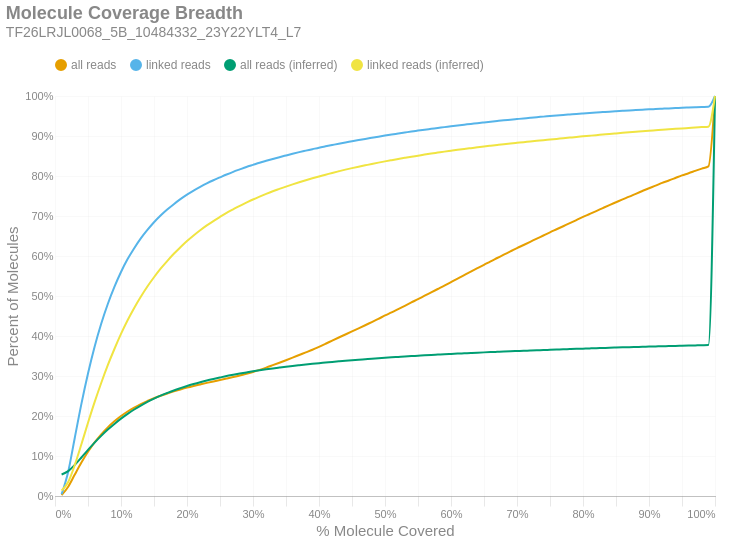

Write notebook code for a chart like this one.
### Markdown cell above
### Molecule Read Coverage
This chart shows molecule coverage breadth as computed by the number of bases aligned to that molecule. In other words, "*how much of each unique long molecule is actually sequenced/aligned?*" Keep in mind there is a distinction between sequences and alignments, since some sequences belonging to a particular molecule may not align well and wouldn't appear in the alignment data. This chart also shows molecule coverage breadth as computed by the *inferred fragment* from which the aligned sequences originate. Unlike read coverage, this calculation takes into account the total insert size, including unsequenced gaps between the forward and reverse reads. Like the previous figures, these are cumulative percents.

### Code cell
if SKIPLR:
    print_html(f"Skipped")
else:
    binned_df = consolidated_hist(valids['coverage_bp'], mask, 0.01, True)
    binned_df_inf = consolidated_hist(valids['coverage_inserts'], mask, 0.01, True)
    binned_df = binned_df.with_columns(pl.lit(binned_df_inf['all reads (cumsum)']).alias('all reads (inferred)'))
    binned_df = binned_df.with_columns(pl.lit(binned_df_inf['linked reads (cumsum)']).alias('linked reads (inferred)'))
    binned_df = binned_df.with_columns(
        (pl.col('bin').cast(pl.Float64) + 0.01).alias('right_edge')
    )

    with SafeRender(binned_df):
        (
            density_plot(binned_df, 'Molecule Coverage Breadth', samplename, 'molcov', ['all reads (inferred)','linked reads (inferred)'])
            .encode(
                #x=alt.X('bin:Q', title="% Molecule Covered").axis(format = '%').scale(padding=0),
                x=alt.X('right_edge:Q', title="% Molecule Covered").axis(format='%').scale(padding=0),
                y=alt.Y('value:Q', title='Percent of Molecules')
                    .axis(format='%')
                    .stack(False)
                    .scale(domainMin=0, padding=0),
                color=alt.Color("key:N").scale(domain = ["all reads", "linked reads", "all reads (inferred)", "linked reads (inferred)"]),
                tooltip = [
                    alt.Tooltip("key:N", title = "Data Type"),
                    alt.Tooltip("range_label:N", title="% Molecule Covered"),
                    alt.Tooltip("value:Q", format = ".2%", title="% Molecules")
                ]
            )
        ).display()

### Figure 1 — Vega-Lite specification as saved in the notebook (floating-point values rounded to 4 significant figures)
{"width": "container", "height": 400, "config": {"title": {"anchor": "start", "dy": -15, "fontSize": 18, "color": "#888888", "subtitleColor": "#888888", "subtitleFontSize": 14}, "arc": {"fill": "#0072B2"}, "axis": {"domainColor": "#888888", "domainWidth": 0.5, "gridWidth": 0.2, "grid": false, "titleFontWeight": 400, "titleFontSize": 15, "labelFontSize": 11, "labelColor": "#888888", "tickColor": "#888888", "tickWidth": 0.2, "titleColor": "#888888"}, "axisBand": {"grid": false}, "axisX": {"grid": true, "tickSize": 10, "domainCap": "round"}, "axisY": {"domain": false, "grid": true, "tickSize": 0, "domainCap": "round"}, "background": "transparent", "header": {"labelFontSize": 15, "labelColor": "#888888", "titleFontSize": 15, "titleFontWeight": 600, "titleColor": "#888888"}, "legend": {"labelFont": "sans-serif", "labelFontSize": 12, "labelColor": "#888888", "symbolSize": 100, "symbolType": "circle", "titleFontSize": 12, "titlePadding": 10, "titleColor": "#888888", "title": null, "orient": "top"}, "range": {"category": ["#E69F00", "#56B4E9", "#009E73", "#F0E442", "#0072B2", "#D55E00", "#CC79A7", "#000000"], "diverging": ["#cfe8f3", "#a2d4ec", "#73bfe2", "#46abdb", "#1696d2", "#12719e"]}, "area": {"fill": "#0072B2", "fillOpacity": 0.7, "line": true, "strokeOpacity": 0.7}, "line": {"color": "#0072B2", "stroke": "#0072B2", "strokeWidth": 2}, "trail": {"color": "#0072B2", "stroke": "#0072B2", "strokeWidth": 0, "size": 1}, "point": {"filled": true, "fillOpacity": 1.0, "size": 95}, "text": {"color": "#888888", "fontSize": 11, "align": "right", "fontWeight": 400, "size": 11}, "bar": {"fill": "#0072B2", "stroke": null}, "view": {"stroke": null, "continuousWidth": 660, "continuousHeight": 400}}, "data": {"name": "data-092036e8342ae3e660c693a2bfef86f3"}, "mark": {"type": "line", "interpolate": "monotone", "point": {"opacity": 0, "size": 275}}, "encoding": {"color": {"field": "key", "scale": {"domain": ["all reads", "linked reads", "all reads (inferred)", "linked reads (inferred)"]}, "type": "nominal"}, "tooltip": [{"field": "key", "title": "Data Type", "type": "nominal"}, {"field": "range_label", "title": "% Molecule Covered", "type": "nominal"}, {"field": "value", "format": ".2%", "title": "% Molecules", "type": "quantitative"}], "x": {"axis": {"format": "%"}, "field": "right_edge", "scale": {"padding": 0}, "title": "% Molecule Covered", "type": "quantitative"}, "y": {"axis": {"format": "%"}, "field": "value", "scale": {"domainMin": 0, "padding": 0}, "stack": false, "title": "Percent of Molecules", "type": "quantitative"}}, "params": [{"name": "param_c36ac31b6afebe62", "select": {"type": "point", "fields": ["key"]}, "bind": "legend"}], "title": {"text": "Molecule Coverage Breadth", "subtitle": "TF26LRJL0068_5B_10484332_23Y22YLT4_L7"}, "transform": [{"fold": ["all reads (cumsum)", "linked reads (cumsum)", "all reads (inferred)", "linked reads (inferred)"]}, {"calculate": "replace(datum.key, ' (cumsum)', '')", "as": "key"}, {"filter": {"param": "param_c36ac31b6afebe62"}}], "usermeta": {"embedOptions": {"downloadFileName": "TF26LRJL0068_5B_10484332_23Y22YLT4_L7.molcov"}}, "$schema": "https://vega.github.io/schema/vega-lite/v6.4.1.json", "datasets": {"data-092036e8342ae3e660c693a2bfef86f3": [{"bin": "0.0", "interval": "0.0-0.01", "all reads": 0.002061, "linked reads": 0.004412, "all reads (cumsum)": 0.002061, "linked reads (cumsum)": 0.004412, "range_label": "0.0-0.01", "all reads (inferred)": 0.05382, "linked reads (inferred)": 0.01354, "right_edge": 0.01}, {"bin": "0.01", "interval": "0.01-0.02", "all reads": 0.02098, "linked reads": 0.05628, "all reads (cumsum)": 0.02304, "linked reads (cumsum)": 0.06069, "range_label": "0.01-0.02", "all reads (inferred)": 0.06227, "linked reads (inferred)": 0.035, "right_edge": 0.02}, {"bin": "0.02", "interval": "0.02-0.03", "all reads": 0.03066, "linked reads": 0.08509, "all reads (cumsum)": 0.0537, "linked reads (cumsum)": 0.1458, "range_label": "0.02-0.03", "all reads (inferred)": 0.07784, "linked reads (inferred)": 0.07768, "right_edge": 0.03}, {"bin": "0.03", "interval": "0.03-0.04", "all reads": 0.02993, "linked reads": 0.08449, "all reads (cumsum)": 0.08364, "linked reads (cumsum)": 0.2303, "range_label": "0.03-0.04", "all reads (inferred)": 0.09626, "linked reads (inferred)": 0.1292, "right_edge": 0.04}, {"bin": "0.04", "interval": "0.04-0.05", "all reads": 0.02681, "linked reads": 0.07593, "all reads (cumsum)": 0.1104, "linked reads (cumsum)": 0.3062, "range_label": "0.04-0.05", "all reads (inferred)": 0.1154, "linked reads (inferred)": 0.1831, "right_edge": 0.05}, {"bin": "0.05", "interval": "0.05-0.06", "all reads": 0.0236, "linked reads": 0.067, "all reads (cumsum)": 0.1341, "linked reads (cumsum)": 0.3732, "range_label": "0.05-0.06", "all reads (inferred)": 0.1335, "linked reads (inferred)": 0.2346, "right_edge": 0.06}, {"bin": "0.06", "interval": "0.06-0.07", "all reads": 0.02018, "linked reads": 0.05736, "all reads (cumsum)": 0.1542, "linked reads (cumsum)": 0.4306, "range_label": "0.06-0.07", "all reads (inferred)": 0.1504, "linked reads (inferred)": 0.2825, "right_edge": 0.07}, {"bin": "0.07", "interval": "0.07-0.08", "all reads": 0.01741, "linked reads": 0.04949, "all reads (cumsum)": 0.1716, "linked reads (cumsum)": 0.4801, "range_label": "0.07-0.08", "all reads (inferred)": 0.166, "linked reads (inferred)": 0.327, "right_edge": 0.08}, {"bin": "0.08", "interval": "0.08-0.09", "all reads": 0.01505, "linked reads": 0.04266, "all reads (cumsum)": 0.1867, "linked reads (cumsum)": 0.5227, "range_label": "0.08-0.09", "all reads (inferred)": 0.1803, "linked reads (inferred)": 0.3675, "right_edge": 0.09}, {"bin": "0.09", "interval": "0.09-0.1", "all reads": 0.01317, "linked reads": 0.0373, "all reads (cumsum)": 0.1999, "linked reads (cumsum)": 0.56, "range_label": "0.09-0.1", "all reads (inferred)": 0.1935, "linked reads (inferred)": 0.4052, "right_edge": 0.1}, {"bin": "0.1", "interval": "0.1-0.11", "all reads": 0.01143, "linked reads": 0.03224, "all reads (cumsum)": 0.2113, "linked reads (cumsum)": 0.5923, "range_label": "0.1-0.11", "all reads (inferred)": 0.2054, "linked reads (inferred)": 0.4393, "right_edge": 0.11}, {"bin": "0.11", "interval": "0.11-0.12", "all reads": 0.009736, "linked reads": 0.02731, "all reads (cumsum)": 0.221, "linked reads (cumsum)": 0.6196, "range_label": "0.11-0.12", "all reads (inferred)": 0.2163, "linked reads (inferred)": 0.4702, "right_edge": 0.12}, {"bin": "0.12", "interval": "0.12-0.13", "all reads": 0.008774, "linked reads": 0.02446, "all reads (cumsum)": 0.2298, "linked reads (cumsum)": 0.644, "range_label": "0.12-0.13", "all reads (inferred)": 0.2261, "linked reads (inferred)": 0.498, "right_edge": 0.13}, {"bin": "0.13", "interval": "0.13-0.14", "all reads": 0.00762, "linked reads": 0.02104, "all reads (cumsum)": 0.2374, "linked reads (cumsum)": 0.6651, "range_label": "0.13-0.14", "all reads (inferred)": 0.2351, "linked reads (inferred)": 0.5238, "right_edge": 0.14}, {"bin": "0.14", "interval": "0.14-0.15", "all reads": 0.007068, "linked reads": 0.01931, "all reads (cumsum)": 0.2445, "linked reads (cumsum)": 0.6844, "range_label": "0.14-0.15", "all reads (inferred)": 0.2433, "linked reads (inferred)": 0.5469, "right_edge": 0.15}, {"bin": "0.15", "interval": "0.15-0.16", "all reads": 0.006247, "linked reads": 0.01676, "all reads (cumsum)": 0.2507, "linked reads (cumsum)": 0.7011, "range_label": "0.15-0.16", "all reads (inferred)": 0.2508, "linked reads (inferred)": 0.5684, "right_edge": 0.16}, {"bin": "0.16", "interval": "0.16-0.17", "all reads": 0.005649, "linked reads": 0.01497, "all reads (cumsum)": 0.2564, "linked reads (cumsum)": 0.7161, "range_label": "0.16-0.17", "all reads (inferred)": 0.2575, "linked reads (inferred)": 0.5874, "right_edge": 0.17}, {"bin": "0.17", "interval": "0.17-0.18", "all reads": 0.005138, "linked reads": 0.01346, "all reads (cumsum)": 0.2615, "linked reads (cumsum)": 0.7296, "range_label": "0.17-0.18", "all reads (inferred)": 0.2639, "linked reads (inferred)": 0.6055, "right_edge": 0.18}, {"bin": "0.18", "interval": "0.18-0.19", "all reads": 0.004856, "linked reads": 0.01252, "all reads (cumsum)": 0.2664, "linked reads (cumsum)": 0.7421, "range_label": "0.18-0.19", "all reads (inferred)": 0.2696, "linked reads (inferred)": 0.6218, "right_edge": 0.19}, {"bin": "0.19", "interval": "0.19-0.2", "all reads": 0.004549, "linked reads": 0.01136, "all reads (cumsum)": 0.2709, "linked reads (cumsum)": 0.7535, "range_label": "0.19-0.2", "all reads (inferred)": 0.2751, "linked reads (inferred)": 0.6373, "right_edge": 0.2}, {"bin": "0.2", "interval": "0.2-0.21", "all reads": 0.004141, "linked reads": 0.01023, "all reads (cumsum)": 0.2751, "linked reads (cumsum)": 0.7637, "range_label": "0.2-0.21", "all reads (inferred)": 0.28, "linked reads (inferred)": 0.6512, "right_edge": 0.21}, {"bin": "0.21", "interval": "0.21-0.22", "all reads": 0.003886, "linked reads": 0.009271, "all reads (cumsum)": 0.2789, "linked reads (cumsum)": 0.773, "range_label": "0.21-0.22", "all reads (inferred)": 0.2846, "linked reads (inferred)": 0.6642, "right_edge": 0.22}, {"bin": "0.22", "interval": "0.22-0.23", "all reads": 0.003824, "linked reads": 0.008645, "all reads (cumsum)": 0.2828, "linked reads (cumsum)": 0.7816, "range_label": "0.22-0.23", "all reads (inferred)": 0.2889, "linked reads (inferred)": 0.6764, "right_edge": 0.23}, {"bin": "0.23", "interval": "0.23-0.24", "all reads": 0.003672, "linked reads": 0.00784, "all reads (cumsum)": 0.2864, "linked reads (cumsum)": 0.7894, "range_label": "0.23-0.24", "all reads (inferred)": 0.2927, "linked reads (inferred)": 0.6874, "right_edge": 0.24}, {"bin": "0.24", "interval": "0.24-0.25", "all reads": 0.003522, "linked reads": 0.007174, "all reads (cumsum)": 0.29, "linked reads (cumsum)": 0.7966, "range_label": "0.24-0.25", "all reads (inferred)": 0.2963, "linked reads (inferred)": 0.6977, "right_edge": 0.25}, {"bin": "0.25", "interval": "0.25-0.26", "all reads": 0.003622, "linked reads": 0.007112, "all reads (cumsum)": 0.2936, "linked reads (cumsum)": 0.8037, "range_label": "0.25-0.26", "all reads (inferred)": 0.2999, "linked reads (inferred)": 0.7077, "right_edge": 0.26}, {"bin": "0.26", "interval": "0.26-0.27", "all reads": 0.003724, "linked reads": 0.006746, "all reads (cumsum)": 0.2973, "linked reads (cumsum)": 0.8105, "range_label": "0.26-0.27", "all reads (inferred)": 0.3031, "linked reads (inferred)": 0.7167, "right_edge": 0.27}, {"bin": "0.27", "interval": "0.27-0.28", "all reads": 0.003951, "linked reads": 0.006113, "all reads (cumsum)": 0.3013, "linked reads (cumsum)": 0.8166, "range_label": "0.27-0.28", "all reads (inferred)": 0.3062, "linked reads (inferred)": 0.7255, "right_edge": 0.28}, {"bin": "0.28", "interval": "0.28-0.29", "all reads": 0.004336, "linked reads": 0.00595, "all reads (cumsum)": 0.3056, "linked reads (cumsum)": 0.8225, "range_label": "0.28-0.29", "all reads (inferred)": 0.309, "linked reads (inferred)": 0.7335, "right_edge": 0.29}, {"bin": "0.29", "interval": "0.29-0.3", "all reads": 0.004598, "linked reads": 0.005287, "all reads (cumsum)": 0.3102, "linked reads (cumsum)": 0.8278, "range_label": "0.29-0.3", "all reads (inferred)": 0.3117, "linked reads (inferred)": 0.7412, "right_edge": 0.3}, {"bin": "0.3", "interval": "0.3-0.31", "all reads": 0.005159, "linked reads": 0.005245, "all reads (cumsum)": 0.3154, "linked reads (cumsum)": 0.8331, "range_label": "0.3-0.31", "all reads (inferred)": 0.3142, "linked reads (inferred)": 0.7484, "right_edge": 0.31}, {"bin": "0.31", "interval": "0.31-0.32", "all reads": 0.005633, "linked reads": 0.004847, "all reads (cumsum)": 0.321, "linked reads (cumsum)": 0.8379, "range_label": "0.31-0.32", "all reads (inferred)": 0.3167, "linked reads (inferred)": 0.7552, "right_edge": 0.32}, {"bin": "0.32", "interval": "0.32-0.33", "all reads": 0.006046, "linked reads": 0.004684, "all reads (cumsum)": 0.327, "linked reads (cumsum)": 0.8426, "range_label": "0.32-0.33", "all reads (inferred)": 0.3189, "linked reads (inferred)": 0.7617, "right_edge": 0.33}, {"bin": "0.33", "interval": "0.33-0.34", "all reads": 0.006135, "linked reads": 0.004492, "all reads (cumsum)": 0.3332, "linked reads (cumsum)": 0.8471, "range_label": "0.33-0.34", "all reads (inferred)": 0.3211, "linked reads (inferred)": 0.7677, "right_edge": 0.34}, {"bin": "0.34", "interval": "0.34-0.35", "all reads": 0.006243, "linked reads": 0.004274, "all reads (cumsum)": 0.3394, "linked reads (cumsum)": 0.8514, "range_label": "0.34-0.35", "all reads (inferred)": 0.3231, "linked reads (inferred)": 0.7736, "right_edge": 0.35}, {"bin": "0.35", "interval": "0.35-0.36", "all reads": 0.006444, "linked reads": 0.004219, "all reads (cumsum)": 0.3459, "linked reads (cumsum)": 0.8556, "range_label": "0.35-0.36", "all reads (inferred)": 0.3251, "linked reads (inferred)": 0.7791, "right_edge": 0.36}, {"bin": "0.36", "interval": "0.36-0.37", "all reads": 0.006627, "linked reads": 0.004051, "all reads (cumsum)": 0.3525, "linked reads (cumsum)": 0.8596, "range_label": "0.36-0.37", "all reads (inferred)": 0.3269, "linked reads (inferred)": 0.7843, "right_edge": 0.37}, {"bin": "0.37", "interval": "0.37-0.38", "all reads": 0.006587, "linked reads": 0.003743, "all reads (cumsum)": 0.3591, "linked reads (cumsum)": 0.8634, "range_label": "0.37-0.38", "all reads (inferred)": 0.3288, "linked reads (inferred)": 0.7894, "right_edge": 0.38}, {"bin": "0.38", "interval": "0.38-0.39", "all reads": 0.00664, "linked reads": 0.003698, "all reads (cumsum)": 0.3657, "linked reads (cumsum)": 0.8671, "range_label": "0.38-0.39", "all reads (inferred)": 0.3305, "linked reads (inferred)": 0.7943, "right_edge": 0.39}, {"bin": "0.39", "interval": "0.39-0.4", "all reads": 0.007222, "linked reads": 0.003751, "all reads (cumsum)": 0.3729, "linked reads (cumsum)": 0.8708, "range_label": "0.39-0.4", "all reads (inferred)": 0.3321, "linked reads (inferred)": 0.7989, "right_edge": 0.4}, {"bin": "0.4", "interval": "0.4-0.41", "all reads": 0.007653, "linked reads": 0.003353, "all reads (cumsum)": 0.3806, "linked reads (cumsum)": 0.8742, "range_label": "0.4-0.41", "all reads (inferred)": 0.3337, "linked reads (inferred)": 0.8032, "right_edge": 0.41}, {"bin": "0.41", "interval": "0.41-0.42", "all reads": 0.007859, "linked reads": 0.003296, "all reads (cumsum)": 0.3884, "linked reads (cumsum)": 0.8775, "range_label": "0.41-0.42", "all reads (inferred)": 0.3353, "linked reads (inferred)": 0.8077, "right_edge": 0.42}, {"bin": "0.42", "interval": "0.42-0.43", "all reads": 0.007756, "linked reads": 0.003268, "all reads (cumsum)": 0.3962, "linked reads (cumsum)": 0.8808, "range_label": "0.42-0.43", "all reads (inferred)": 0.3368, "linked reads (inferred)": 0.8119, "right_edge": 0.43}, {"bin": "0.43", "interval": "0.43-0.44", "all reads": 0.007565, "linked reads": 0.00296, "all reads (cumsum)": 0.4038, "linked reads (cumsum)": 0.8837, "range_label": "0.43-0.44", "all reads (inferred)": 0.3382, "linked reads (inferred)": 0.8159, "right_edge": 0.44}, {"bin": "0.44", "interval": "0.44-0.45", "all reads": 0.007569, "linked reads": 0.003043, "all reads (cumsum)": 0.4113, "linked reads (cumsum)": 0.8868, "range_label": "0.44-0.45", "all reads (inferred)": 0.3396, "linked reads (inferred)": 0.8197, "right_edge": 0.45}, {"bin": "0.45", "interval": "0.45-0.46", "all reads": 0.007669, "linked reads": 0.002995, "all reads (cumsum)": 0.419, "linked reads (cumsum)": 0.8897, "range_label": "0.45-0.46", "all reads (inferred)": 0.3408, "linked reads (inferred)": 0.8232, "right_edge": 0.46}, {"bin": "0.46", "interval": "0.46-0.47", "all reads": 0.007845, "linked reads": 0.002968, "all reads (cumsum)": 0.4269, "linked reads (cumsum)": 0.8927, "range_label": "0.46-0.47", "all reads (inferred)": 0.342, "linked reads (inferred)": 0.8266, "right_edge": 0.47}, {"bin": "0.47", "interval": "0.47-0.48", "all reads": 0.008017, "linked reads": 0.002803, "all reads (cumsum)": 0.4349, "linked reads (cumsum)": 0.8955, "range_label": "0.47-0.48", "all reads (inferred)": 0.3433, "linked reads (inferred)": 0.8301, "right_edge": 0.48}, {"bin": "0.48", "interval": "0.48-0.49", "all reads": 0.007914, "linked reads": 0.00277, "all reads (cumsum)": 0.4428, "linked reads (cumsum)": 0.8983, "range_label": "0.48-0.49", "all reads (inferred)": 0.3445, "linked reads (inferred)": 0.8334, "right_edge": 0.49}, {"bin": "0.49", "interval": "0.49-0.5", "all reads": 0.008636, "linked reads": 0.002717, "all reads (cumsum)": 0.4514, "linked reads (cumsum)": 0.901, "range_label": "0.49-0.5", "all reads (inferred)": 0.3456, "linked reads (inferred)": 0.8366, "right_edge": 0.5}, {"bin": "0.5", "interval": "0.5-0.51", "all reads": 0.007648, "linked reads": 0.00264, "all reads (cumsum)": 0.4591, "linked reads (cumsum)": 0.9036, "range_label": "0.5-0.51", "all reads (inferred)": 0.3467, "linked reads (inferred)": 0.8396, "right_edge": 0.51}, {"bin": "0.51", "interval": "0.51-0.52", "all reads": 0.008299, "linked reads": 0.00249, "all reads (cumsum)": 0.4674, "linked reads (cumsum)": 0.9061, "range_label": "0.51-0.52", "all reads (inferred)": 0.3477, "linked reads (inferred)": 0.8425, "right_edge": 0.52}, {"bin": "0.52", "interval": "0.52-0.53", "all reads": 0.00819, "linked reads": 0.002525, "all reads (cumsum)": 0.4756, "linked reads (cumsum)": 0.9087, "range_label": "0.52-0.53", "all reads (inferred)": 0.3488, "linked reads (inferred)": 0.8454, "right_edge": 0.53}, {"bin": "0.53", "interval": "0.53-0.54", "all reads": 0.008371, "linked reads": 0.0026, "all reads (cumsum)": 0.4839, "linked reads (cumsum)": 0.9113, "range_label": "0.53-0.54", "all reads (inferred)": 0.3498, "linked reads (inferred)": 0.8482, "right_edge": 0.54}, {"bin": "0.54", "interval": "0.54-0.55", "all reads": 0.008196, "linked reads": 0.00229, "all reads (cumsum)": 0.4921, "linked reads (cumsum)": 0.9136, "range_label": "0.54-0.55", "all reads (inferred)": 0.3507, "linked reads (inferred)": 0.8509, "right_edge": 0.55}, {"bin": "0.55", "interval": "0.55-0.56", "all reads": 0.008578, "linked reads": 0.002305, "all reads (cumsum)": 0.5007, "linked reads (cumsum)": 0.9159, "range_label": "0.55-0.56", "all reads (inferred)": 0.3517, "linked reads (inferred)": 0.8536, "right_edge": 0.56}, {"bin": "0.56", "interval": "0.56-0.57", "all reads": 0.008368, "linked reads": 0.002104, "all reads (cumsum)": 0.5091, "linked reads (cumsum)": 0.918, "range_label": "0.56-0.57", "all reads (inferred)": 0.3526, "linked reads (inferred)": 0.8562, "right_edge": 0.57}, {"bin": "0.57", "interval": "0.57-0.58", "all reads": 0.008457, "linked reads": 0.002139, "all reads (cumsum)": 0.5175, "linked reads (cumsum)": 0.9201, "range_label": "0.57-0.58", "all reads (inferred)": 0.3535, "linked reads (inferred)": 0.8586, "right_edge": 0.58}, {"bin": "0.58", "interval": "0.58-0.59", "all reads": 0.008466, "linked reads": 0.002074, "all reads (cumsum)": 0.526, "linked reads (cumsum)": 0.9222, "range_label": "0.58-0.59", "all reads (inferred)": 0.3544, "linked reads (inferred)": 0.8609, "right_edge": 0.59}, {"bin": "0.59", "interval": "0.59-0.6", "all reads": 0.008862, "linked reads": 0.002172, "all reads (cumsum)": 0.5349, "linked reads (cumsum)": 0.9243, "range_label": "0.59-0.6", "all reads (inferred)": 0.3552, "linked reads (inferred)": 0.8631, "right_edge": 0.6}, {"bin": "0.6", "interval": "0.6-0.61", "all reads": 0.008519, "linked reads": 0.002037, "all reads (cumsum)": 0.5434, "linked reads (cumsum)": 0.9264, "range_label": "0.6-0.61", "all reads (inferred)": 0.356, "linked reads (inferred)": 0.8653, "right_edge": 0.61}, {"bin": "0.61", "interval": "0.61-0.62", "all reads": 0.008937, "linked reads": 0.001914, "all reads (cumsum)": 0.5523, "linked reads (cumsum)": 0.9283, "range_label": "0.61-0.62", "all reads (inferred)": 0.3568, "linked reads (inferred)": 0.8675, "right_edge": 0.62}, {"bin": "0.62", "interval": "0.62-0.63", "all reads": 0.008546, "linked reads": 0.001859, "all reads (cumsum)": 0.5609, "linked reads (cumsum)": 0.9302, "range_label": "0.62-0.63", "all reads (inferred)": 0.3575, "linked reads (inferred)": 0.8697, "right_edge": 0.63}, {"bin": "0.63", "interval": "0.63-0.64", "all reads": 0.008577, "linked reads": 0.001984, "all reads (cumsum)": 0.5694, "linked reads (cumsum)": 0.9321, "range_label": "0.63-0.64", "all reads (inferred)": 0.3583, "linked reads (inferred)": 0.8718, "right_edge": 0.64}, {"bin": "0.64", "interval": "0.64-0.65", "all reads": 0.00862, "linked reads": 0.001832, "all reads (cumsum)": 0.5781, "linked reads (cumsum)": 0.934, "range_label": "0.64-0.65", "all reads (inferred)": 0.3591, "linked reads (inferred)": 0.8739, "right_edge": 0.65}, {"bin": "0.65", "interval": "0.65-0.66", "all reads": 0.008722, "linked reads": 0.001779, "all reads (cumsum)": 0.5868, "linked reads (cumsum)": 0.9358, "range_label": "0.65-0.66", "all reads (inferred)": 0.3598, "linked reads (inferred)": 0.8758, "right_edge": 0.66}, {"bin": "0.66", "interval": "0.66-0.67", "all reads": 0.008179, "linked reads": 0.001737, "all reads (cumsum)": 0.595, "linked reads (cumsum)": 0.9375, "range_label": "0.66-0.67", "all reads (inferred)": 0.3605, "linked reads (inferred)": 0.8777, "right_edge": 0.67}, {"bin": "0.67", "interval": "0.67-0.68", "all reads": 0.008304, "linked reads": 0.001702, "all reads (cumsum)": 0.6033, "linked reads (cumsum)": 0.9392, "range_label": "0.67-0.68", "all reads (inferred)": 0.3612, "linked reads (inferred)": 0.8796, "right_edge": 0.68}, {"bin": "0.68", "interval": "0.68-0.69", "all reads": 0.008055, "linked reads": 0.001559, "all reads (cumsum)": 0.6113, "linked reads (cumsum)": 0.9407, "range_label": "0.68-0.69", "all reads (inferred)": 0.3618, "linked reads (inferred)": 0.8813, "right_edge": 0.69}, {"bin": "0.69", "interval": "0.69-0.7", "all reads": 0.008309, "linked reads": 0.001594, "all reads (cumsum)": 0.6196, "linked reads (cumsum)": 0.9423, "range_label": "0.69-0.7", "all reads (inferred)": 0.3624, "linked reads (inferred)": 0.883, "right_edge": 0.7}, {"bin": "0.7", "interval": "0.7-0.71", "all reads": 0.00783, "linked reads": 0.001599, "all reads (cumsum)": 0.6275, "linked reads (cumsum)": 0.9439, "range_label": "0.7-0.71", "all reads (inferred)": 0.363, "linked reads (inferred)": 0.8846, "right_edge": 0.71}, {"bin": "0.71", "interval": "0.71-0.72", "all reads": 0.007954, "linked reads": 0.001626, "all reads (cumsum)": 0.6354, "linked reads (cumsum)": 0.9456, "range_label": "0.71-0.72", "all reads (inferred)": 0.3636, "linked reads (inferred)": 0.8863, "right_edge": 0.72}, {"bin": "0.72", "interval": "0.72-0.73", "all reads": 0.008043, "linked reads": 0.001539, "all reads (cumsum)": 0.6434, "linked reads (cumsum)": 0.9471, "range_label": "0.72-0.73", "all reads (inferred)": 0.3642, "linked reads (inferred)": 0.8879, "right_edge": 0.73}, {"bin": "0.73", "interval": "0.73-0.74", "all reads": 0.007798, "linked reads": 0.001339, "all reads (cumsum)": 0.6512, "linked reads (cumsum)": 0.9484, "range_label": "0.73-0.74", "all reads (inferred)": 0.3648, "linked reads (inferred)": 0.8895, "right_edge": 0.74}, {"bin": "0.74", "interval": "0.74-0.75", "all reads": 0.008041, "linked reads": 0.001471, "all reads (cumsum)": 0.6593, "linked reads (cumsum)": 0.9499, "range_label": "0.74-0.75", "all reads (inferred)": 0.3654, "linked reads (inferred)": 0.8911, "right_edge": 0.75}, {"bin": "0.75", "interval": "0.75-0.76", "all reads": 0.007539, "linked reads": 0.001344, "all reads (cumsum)": 0.6668, "linked reads (cumsum)": 0.9513, "range_label": "0.75-0.76", "all reads (inferred)": 0.366, "linked reads (inferred)": 0.8928, "right_edge": 0.76}, {"bin": "0.76", "interval": "0.76-0.77", "all reads": 0.007619, "linked reads": 0.001286, "all reads (cumsum)": 0.6744, "linked reads (cumsum)": 0.9525, "range_label": "0.76-0.77", "all reads (inferred)": 0.3666, "linked reads (inferred)": 0.8943, "right_edge": 0.77}, {"bin": "0.77", "interval": "0.77-0.78", "all reads": 0.007738, "linked reads": 0.001336, "all reads (cumsum)": 0.6822, "linked reads (cumsum)": 0.9539, "range_label": "0.77-0.78", "all reads (inferred)": 0.3672, "linked reads (inferred)": 0.896, "right_edge": 0.78}, {"bin": "0.78", "interval": "0.78-0.79", "all reads": 0.007615, "linked reads": 0.001344, "all reads (cumsum)": 0.6898, "linked reads (cumsum)": 0.9552, "range_label": "0.78-0.79", "all reads (inferred)": 0.3678, "linked reads (inferred)": 0.8976, "right_edge": 0.79}, {"bin": "0.79", "interval": "0.79-0.8", "all reads": 0.007974, "linked reads": 0.001209, "all reads (cumsum)": 0.6978, "linked reads (cumsum)": 0.9564, "range_label": "0.79-0.8", "all reads (inferred)": 0.3684, "linked reads (inferred)": 0.8991, "right_edge": 0.8}, {"bin": "0.8", "interval": "0.8-0.81", "all reads": 0.007216, "linked reads": 0.001159, "all reads (cumsum)": 0.705, "linked reads (cumsum)": 0.9576, "range_label": "0.8-0.81", "all reads (inferred)": 0.3689, "linked reads (inferred)": 0.9006, "right_edge": 0.81}, {"bin": "0.81", "interval": "0.81-0.82", "all reads": 0.007317, "linked reads": 0.001134, "all reads (cumsum)": 0.7123, "linked reads (cumsum)": 0.9587, "range_label": "0.81-0.82", "all reads (inferred)": 0.3695, "linked reads (inferred)": 0.9021, "right_edge": 0.82}, {"bin": "0.82", "interval": "0.82-0.83", "all reads": 0.007531, "linked reads": 0.001101, "all reads (cumsum)": 0.7198, "linked reads (cumsum)": 0.9598, "range_label": "0.82-0.83", "all reads (inferred)": 0.37, "linked reads (inferred)": 0.9036, "right_edge": 0.83}, {"bin": "0.83", "interval": "0.83-0.84", "all reads": 0.007413, "linked reads": 0.001104, "all reads (cumsum)": 0.7273, "linked reads (cumsum)": 0.9609, "range_label": "0.83-0.84", "all reads (inferred)": 0.3706, "linked reads (inferred)": 0.9051, "right_edge": 0.84}, {"bin": "0.84", "interval": "0.84-0.85", "all reads": 0.007129, "linked reads": 0.001003, "all reads (cumsum)": 0.7344, "linked reads (cumsum)": 0.9619, "range_label": "0.84-0.85", "all reads (inferred)": 0.3711, "linked reads (inferred)": 0.9065, "right_edge": 0.85}, {"bin": "0.85", "interval": "0.85-0.86", "all reads": 0.007083, "linked reads": 0.0009709, "all reads (cumsum)": 0.7415, "linked reads (cumsum)": 0.9629, "range_label": "0.85-0.86", "all reads (inferred)": 0.3716, "linked reads (inferred)": 0.9079, "right_edge": 0.86}, {"bin": "0.86", "interval": "0.86-0.87", "all reads": 0.006828, "linked reads": 0.0009584, "all reads (cumsum)": 0.7483, "linked reads (cumsum)": 0.9639, "range_label": "0.86-0.87", "all reads (inferred)": 0.3721, "linked reads (inferred)": 0.9092, "right_edge": 0.87}, {"bin": "0.87", "interval": "0.87-0.88", "all reads": 0.007199, "linked reads": 0.0009133, "all reads (cumsum)": 0.7555, "linked reads (cumsum)": 0.9648, "range_label": "0.87-0.88", "all reads (inferred)": 0.3726, "linked reads (inferred)": 0.9106, "right_edge": 0.88}, {"bin": "0.88", "interval": "0.88-0.89", "all reads": 0.006979, "linked reads": 0.0009334, "all reads (cumsum)": 0.7625, "linked reads (cumsum)": 0.9657, "range_label": "0.88-0.89", "all reads (inferred)": 0.373, "linked reads (inferred)": 0.9118, "right_edge": 0.89}, {"bin": "0.89", "interval": "0.89-0.9", "all reads": 0.006998, "linked reads": 0.0009634, "all reads (cumsum)": 0.7695, "linked reads (cumsum)": 0.9667, "range_label": "0.89-0.9", "all reads (inferred)": 0.3735, "linked reads (inferred)": 0.9132, "right_edge": 0.9}, {"bin": "0.9", "interval": "0.9-0.91", "all reads": 0.006348, "linked reads": 0.0007682, "all reads (cumsum)": 0.7758, "linked reads (cumsum)": 0.9674, "range_label": "0.9-0.91", "all reads (inferred)": 0.374, "linked reads (inferred)": 0.9144, "right_edge": 0.91}, {"bin": "0.91", "interval": "0.91-0.92", "all reads": 0.007072, "linked reads": 0.0007932, "all reads (cumsum)": 0.7829, "linked reads (cumsum)": 0.9682, "range_label": "0.91-0.92", "all reads (inferred)": 0.3744, "linked reads (inferred)": 0.9156, "right_edge": 0.92}, {"bin": "0.92", "interval": "0.92-0.93", "all reads": 0.005928, "linked reads": 0.0007957, "all reads (cumsum)": 0.7888, "linked reads (cumsum)": 0.969, "range_label": "0.92-0.93", "all reads (inferred)": 0.3748, "linked reads (inferred)": 0.9167, "right_edge": 0.93}, {"bin": "0.93", "interval": "0.93-0.94", "all reads": 0.006308, "linked reads": 0.0007132, "all reads (cumsum)": 0.7951, "linked reads (cumsum)": 0.9697, "range_label": "0.93-0.94", "all reads (inferred)": 0.3752, "linked reads (inferred)": 0.9179, "right_edge": 0.94}, {"bin": "0.94", "interval": "0.94-0.95", "all reads": 0.006388, "linked reads": 0.0007707, "all reads (cumsum)": 0.8015, "linked reads (cumsum)": 0.9705, "range_label": "0.94-0.95", "all reads (inferred)": 0.3757, "linked reads (inferred)": 0.919, "right_edge": 0.95}, {"bin": "0.95", "interval": "0.95-0.96", "all reads": 0.005354, "linked reads": 0.0006431, "all reads (cumsum)": 0.8069, "linked reads (cumsum)": 0.9712, "range_label": "0.95-0.96", "all reads (inferred)": 0.3761, "linked reads (inferred)": 0.9201, "right_edge": 0.96}, {"bin": "0.96", "interval": "0.96-0.97", "all reads": 0.005879, "linked reads": 0.0006406, "all reads (cumsum)": 0.8127, "linked reads (cumsum)": 0.9718, "range_label": "0.96-0.97", "all reads (inferred)": 0.3765, "linked reads (inferred)": 0.9212, "right_edge": 0.97}, {"bin": "0.97", "interval": "0.97-0.98", "all reads": 0.005806, "linked reads": 0.0006381, "all reads (cumsum)": 0.8185, "linked reads (cumsum)": 0.9724, "range_label": "0.97-0.98", "all reads (inferred)": 0.377, "linked reads (inferred)": 0.9223, "right_edge": 0.98}, {"bin": "0.98", "interval": "0.98-0.99", "all reads": 0.005536, "linked reads": 0.0006031, "all reads (cumsum)": 0.8241, "linked reads (cumsum)": 0.973, "range_label": "0.98-0.99", "all reads (inferred)": 0.3774, "linked reads (inferred)": 0.9234, "right_edge": 0.99}, {"bin": "0.99", "interval": "0.99-1.0", "all reads": 0.1759, "linked reads": 0.02696, "all reads (cumsum)": 1.0, "linked reads (cumsum)": 1.0, "range_label": "0.99-1.0", "all reads (inferred)": 1.0, "linked reads (inferred)": 1.0, "right_edge": 1.0}]}}
